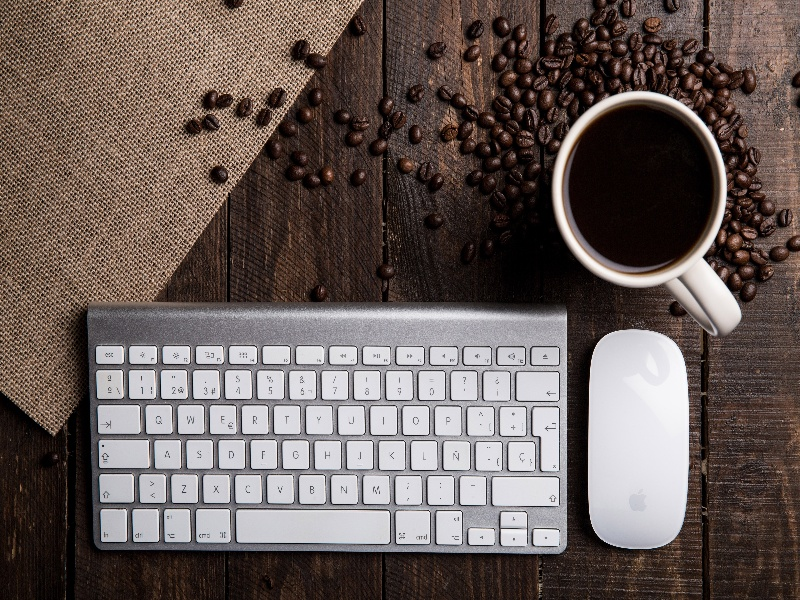
#> input picture Day 2/coffee.jpg, 800 x 600 px, found by its file name
$ python opencv_lineShapeText.py
#> lines starting #> are read from the running program, lines starting #| are printed output that depends on the picture
import cv2
import numpy as np

img = cv2.imread('Day 2\coffee.jpg')
#> img is the input picture: shape (600, 800, 3); mean B, G, R 88.9, 92.8, 104.9
img = cv2.resize(img, (640, 480))
#> img: shape (480, 640, 3)

image = cv2.namedWindow("image", cv2.WINDOW_NORMAL)
image = cv2.resizeWindow("image", 640, 480)
# cv2.waitKey(0)

cv2.line(img, (0,0), (640, 480), (255, 0, 0), 10)
cv2.line(img, (0,480), (640, 0), (255, 0, 0), 10)

cv2.rectangle(img, (255,255), (640, 480), (255, 255, 255), 8)   # coordinates - bottom left corner

cv2.circle(img, (320, 240), 240, (0, 0, 255), 5)

cv2.putText(img, "Areomodelling Club", (100, 100), cv2.FONT_HERSHEY_COMPLEX, 1.5 , (0, 150, 0), 2)
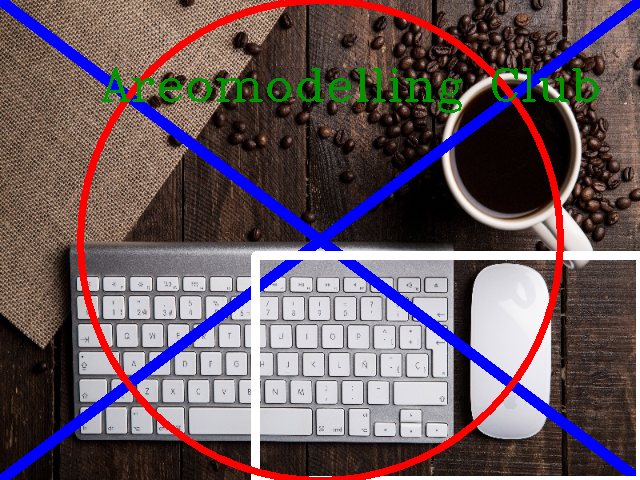
#> img: shape (480, 640, 3); mean B, G, R 96.5, 89.2, 106

cv2.imshow("image", img)
cv2.waitKey(0)

$ run again, with Day 2/color.jpg copied over Day 2/coffee.jpg
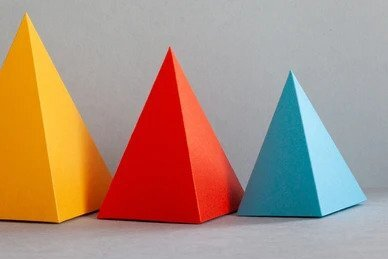
#> input picture Day 2/color.jpg, 388 x 259 px, found by its file name
#> img is the input picture: shape (259, 388, 3); mean B, G, R 126.7, 143.8, 173.5
#> `img = cv2.resize(img, (640, 480))`:
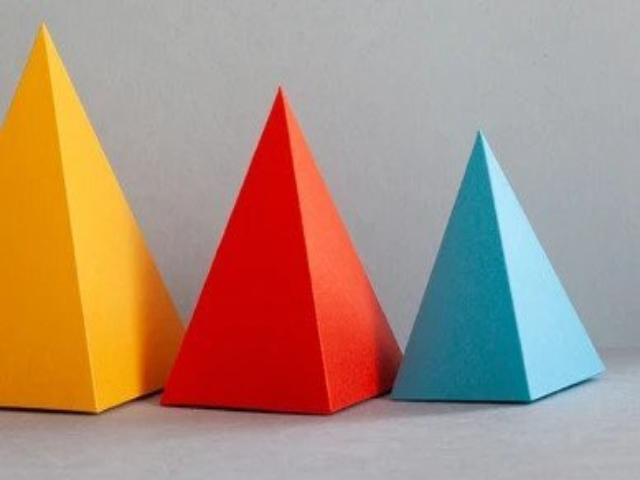
#> img: shape (480, 640, 3); mean B, G, R 126.6, 143.7, 173.4
#> `cv2.putText(img, "Areomodelling Club", (100, 100), cv2.FONT_HERSHEY_CO..`:
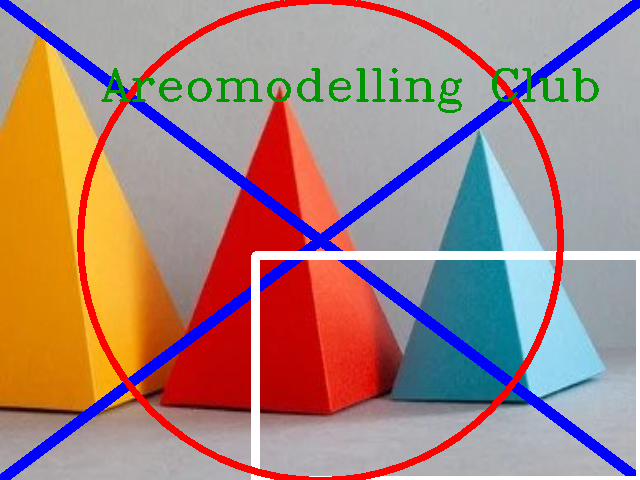
#> img: shape (480, 640, 3); mean B, G, R 128.9, 134.1, 166.7
